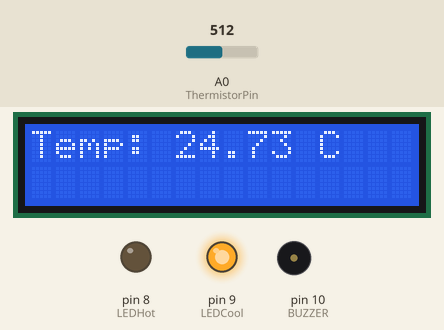
The sketch below on a simulated Arduino Uno, built with avr-gcc and run on an emulated ATmega328P. Parts: 16×2 character LCD, output pins drawn as LEDs (lit = HIGH), buzzer (waves = sounding). The inputs (shaded band) are chosen by the test bench; at power-on: A0 (ThermistorPin) = 512.

Above: at 3.3 s.
3.4 s: A0 (ThermistorPin) set to 540
At 4.9 s:
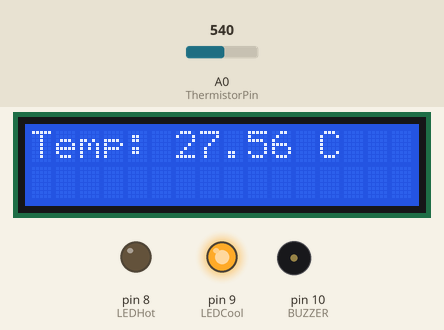
5.6 s: A0 (ThermistorPin) set to 560
At 6.9 s:
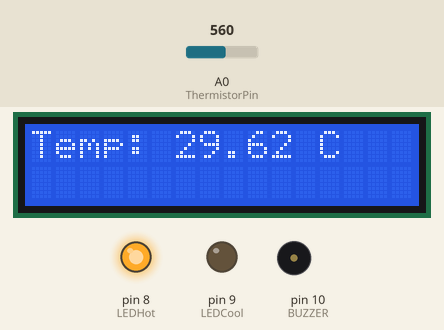
7.6 s: A0 (ThermistorPin) set to 716
At 9.4 s:
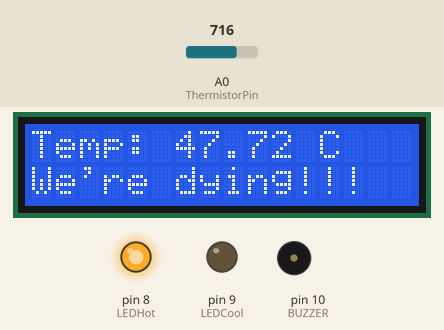
Timing chart, 0 to 17.7 s (numbered marks = the images above; inputs shaded):
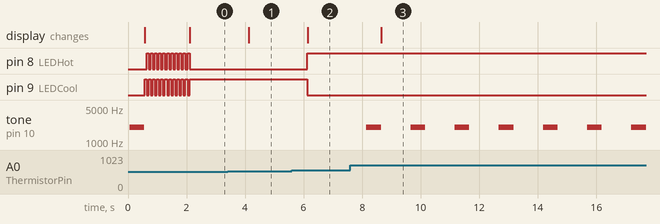

The sketch:

rgb_led.ino.ino
```cpp
#include <LiquidCrystal.h>

LiquidCrystal lcd(12,11,5,4,3,2);
int LEDHot = 8;
int LEDCool = 9;
int BUZZER = 10;

int ThermistorPin = 0;
int Vo;
float R1 = 10000;
float logR2, R2, T;
float c1 = 1.009249522e-03, c2 = 2.378405444e-04, c3 = 2.019202697e-07;

void setup() {
  pinMode(LEDHot, OUTPUT);
  pinMode(LEDCool, OUTPUT);
  pinMode(BUZZER, OUTPUT);
  lcd.begin(16,2);
  startme();
}

void loop() {

  float temp = ReadTemp();

  if(temp > 29) {
    digitalWrite(LEDHot, HIGH);
    digitalWrite(LEDCool, LOW);
    if(temp > 30)
      startBuzzer();
  } else {
    digitalWrite(LEDHot, LOW);
    digitalWrite(LEDCool, HIGH);

  }

  lcd.clear();
  lcd.home();
  lcd.setCursor(0,0);
  lcd.print("Temp: ");
  lcd.print(temp);
  lcd.print(" C");

  if(temp > 30) {
    lcd.setCursor(0,1);
    lcd.print("We're dying!!!");
  }

  delay(1000);
}

float ReadTemp() {
  Vo = analogRead(ThermistorPin);
  R2 = R1 * (1023.0 / (float)Vo - 1.0);
  logR2 = log(R2);
  T = (1.0 / (c1 + c2*logR2 + c3*logR2*logR2*logR2));
  T = T - 273.15;

  return T;
}

void startBuzzer() {
  for(int i=0; i<5; i++) {
    tone(BUZZER, 2000);
    delay(100);
    noTone(BUZZER);
  }

}

void startme() {
  startBuzzer();

  lcd.print("Loading...");
  for(int i = 0; i < 11; i++) {
    digitalWrite(LEDCool, HIGH);
    delay(70);
    digitalWrite(LEDCool,LOW);
    digitalWrite(LEDHot, HIGH);
    delay(70);
    digitalWrite(LEDHot, LOW);
}
}
```

Measured:
- the behaviour switches between 553 and 554 on A0 (ThermistorPin) (found by bisection; images 1 and 2)
- after the input at 3.4 s, the display: changes after 0.73 s (image 1)
- after the input at 5.6 s, pin 8 (LEDHot): LOW → HIGH after 0.53 s; pin 9 (LEDCool): HIGH → LOW after 0.53 s; the display: changes after 0.54 s (image 2)
- after the input at 7.6 s, tone on pin 10 (BUZZER): alternates 2000 Hz for 0.50 s and silent for 1.0 s, starting after 0.55 s; the display: changes after 1.1 s (image 3)
- by itself, pin 9 (LEDCool): alternates HIGH for 0.07 s and LOW for 0.07 s, 22 changes in all, then stays HIGH
